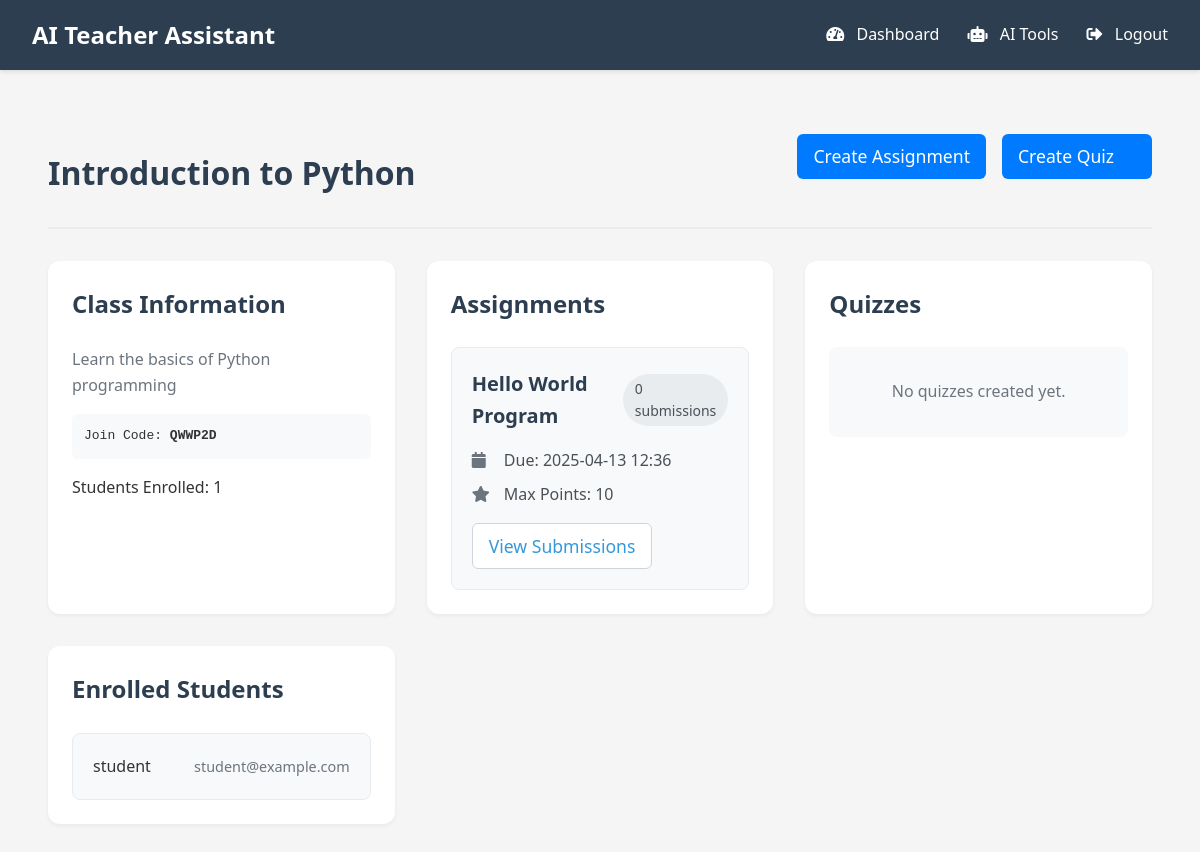
Screenshot of /teacher/class/1 (signed in) with the database file from the repository.
### models.py (models this page shows, shortened)
class Class(db.Model):
    id = db.Column(db.Integer, primary_key=True)
    name = db.Column(db.String(100), nullable=False)
    description = db.Column(db.Text)
    join_code = db.Column(db.String(6), unique=True, nullable=False)
    teacher_id = db.Column(db.Integer, db.ForeignKey('user.id'), nullable=False)
    assignments = db.relationship('Assignment', backref='class_obj', lazy=True)
    quizzes = db.relationship('Quiz', backref='class', lazy=True)

class Assignment(db.Model):
    id = db.Column(db.Integer, primary_key=True)
    title = db.Column(db.String(100), nullable=False)
    description = db.Column(db.Text, nullable=False)
    due_date = db.Column(db.DateTime, nullable=False)
    max_points = db.Column(db.Integer, nullable=False)
    class_id = db.Column(db.Integer, db.ForeignKey('class.id'), nullable=False)
    submissions = db.relationship('Submission', back_populates='assignment', lazy=True)

class User(db.Model, UserMixin):
    id = db.Column(db.Integer, primary_key=True)
    username = db.Column(db.String(100), unique=True, nullable=False)
    email = db.Column(db.String(100), unique=True, nullable=False)
    password_hash = db.Column(db.String(100), nullable=False)
    name = db.Column(db.String(100), nullable=False)
    role = db.Column(db.String(20), nullable=False)  # 'student', 'teacher', or 'admin'
    enrolled_classes = db.relationship('Class', secondary=enrollments, backref=db.backref('students', lazy='dynamic'), lazy='dynamic')
    submissions = db.relationship('Submission', backref='student', lazy=True)
    quiz_attempts = db.relationship('QuizAttempt', backref='student', lazy=True)
    classes_teaching = db.relationship('Class', backref='teacher', lazy=True)
    def is_teacher(self):
        return self.role == 'teacher'
    def is_student(self):
        return self.role == 'student'

### routes/teacher.py (the view)
@teacher.route('/class/<int:class_id>')
@login_required
@teacher_required
def class_details(class_id):
    class_obj = Class.query.get_or_404(class_id)
    if class_obj.teacher_id != current_user.id:
        abort(403)  # Forbidden
    return render_template('teacher/class_details.html',
                         class_obj=class_obj,
                         datetime=datetime)

### app.py (called while the page is built)
def create_app():
    app = Flask(__name__)
    app.config.from_object(Config)
    db.init_app(app)
    migrate = Migrate(app, db)
    login_manager = LoginManager()
    login_manager.login_view = 'auth.login'
    login_manager.init_app(app)
    @login_manager.user_loader
    def load_user(user_id):
        return User.query.get(int(user_id))
    app.register_blueprint(main)
    app.register_blueprint(auth)
    app.register_blueprint(teacher)
    app.register_blueprint(student)
    app.register_blueprint(ai)
    return app

### routes/teacher.py (called while the page is built)
def teacher_required(f):
    @wraps(f)
    def decorated_function(*args, **kwargs):
        if not current_user.is_teacher():
            return "Access denied", 403
        return f(*args, **kwargs)
    return decorated_function

### templates/teacher/class_details.html (shortened to what this page needs)
{% extends "base.html" %} {% block title %}{{ class_obj.name }}{% endblock %} {%
block content %}
<div class="dashboard">
  <div class="dashboard-header">
    <h1>{{ class_obj.name }}</h1>
    <div class="dashboard-actions">
      <a
        href="{{ url_for('teacher.create_assignment', class_id=class_obj.id) }}"
        class="btn-primary"
        >Create Assignment</a
      >
      <a
        href="{{ url_for('teacher.create_quiz', class_id=class_obj.id) }}"
        class="btn-primary"
        >Create Quiz</a
      >
    </div>
  </div>
  <div class="dashboard-content">
    <div class="dashboard-card">
      <h3>Class Information</h3>
      {% if class_obj.description %}
      <p class="class-description">{{ class_obj.description }}</p>
      {% endif %}
      <p class="class-code">
        Join Code: <strong>{{ class_obj.join_code }}</strong>
      </p>
      <p>Students Enrolled: {{ class_obj.students.count() }}</p>
    </div>
    <div class="dashboard-card">
      <h3>Assignments</h3>
      {% if class_obj.assignments %}
      <div class="assignment-list">
        {% for assignment in class_obj.assignments %}
        <div class="assignment-item">
          <div class="item-header">
            <h4>{{ assignment.title }}</h4>
            <span class="submission-count">{{ assignment.submissions|count }} submissions</span>
          </div>
          <div class="item-details">
            <p><i class="fas fa-calendar"></i> Due: {{ assignment.due_date.strftime('%Y-%m-%d %H:%M') }}</p>
            <p><i class="fas fa-star"></i> Max Points: {{ assignment.max_points }}</p>
          </div>
          <div class="item-actions">
            <a href="{{ url_for('teacher.view_submissions', assignment_id=assignment.id) }}" class="btn-secondary">
              View Submissions
            </a>
          </div>
        </div>
        {% endfor %}
      </div>
      {% else %}
      <p class="empty-state">No assignments created yet.</p>
      {% endif %}
    </div>
    <div class="dashboard-card">
      <h3>Quizzes</h3>
      {% if class_obj.quizzes %}
      <div class="quiz-list">
        {% for quiz in class_obj.quizzes %}
        <div class="quiz-item">
          <div class="item-header">
            <h4>{{ quiz.title }}</h4>
            <span class="attempt-count">{{ quiz.attempts|count }} attempts</span>
          </div>
          <div class="item-details">
            <p><i class="fas fa-calendar"></i> Due: {{ quiz.due_date.strftime('%Y-%m-%d %H:%M') }}</p>
            {% if quiz.time_limit %}
            <p><i class="fas fa-clock"></i> Time Limit: {{ quiz.time_limit }} minutes</p>
            {% endif %}
          </div>
          <div class="item-actions">
            <a href="{{ url_for('teacher.add_quiz_questions', class_id=class_obj.id, quiz_id=quiz.id) }}" class="btn-secondary">
              Manage Questions
            </a>
            <a href="{{ url_for('teacher.view_quiz_attempts', quiz_id=quiz.id) }}" class="btn-secondary">
              View Attempts
            </a>
          </div>
        </div>
        {% endfor %}
      </div>
      {% else %}
      <p class="empty-state">No quizzes created yet.</p>
      {% endif %}
    </div>
    <div class="dashboard-card">
      <h3>Enrolled Students</h3>
      {% if class_obj.students.count() > 0 %}
      <div class="student-list">
        {% for student in class_obj.students %}
        <div class="student-item">
          <p class="student-name">{{ student.username }}</p>
          <p class="student-email">{{ student.email }}</p>
        </div>
        {% endfor %}
      </div>
      {% else %}
      <p class="empty-state">No students enrolled yet.</p>
      {% endif %}
    </div>
  </div>
</div>
{% endblock %}

### static/css/style.css (style rules this page uses)
* { margin: 0; padding: 0; box-sizing: border-box; }
body { font-family: "Segoe UI", Tahoma, Geneva, Verdana, sans-serif; line-height: 1.6; background-color: #f5f5f5; color: #333; }
.btn-primary, .btn-secondary { display: inline-block; padding: 0.8rem 1.5rem; border-radius: 6px; text-decoration: none; font-size: 1.1rem; font-weight: bold; transition: all 0.3s ease-in-out; text-align: center; min-width: 150px; }
.btn-primary { background-color: #ff6f61; color: white; }
.btn-secondary { background-color: white; color: #ff6f61; border: 2px solid #ff6f61; }
.dashboard { padding: 2rem; }
.dashboard h1 { color: #2c3e50; margin-bottom: 2rem; }
.dashboard-content { display: grid; grid-template-columns: repeat(auto-fit, minmax(300px, 1fr)); gap: 2rem; }
.dashboard-card { background-color: white; padding: 1.5rem; border-radius: 8px; box-shadow: 0 2px 10px rgba(0, 0, 0, 0.1); transition: transform 0.3s ease-in-out; }
.dashboard-card h3 { color: #2c3e50; margin-bottom: 1rem; }
.dashboard-card a { color: #3498db; text-decoration: none; }
.dashboard-actions { margin-bottom: 2rem; }
.class-code { background-color: #e9ecef; padding: 0.5rem; border-radius: 4px; font-family: monospace; }

### templates/teacher/class_details.html (style rules this page uses)
.dashboard { max-width: 1200px; margin: 0 auto; padding: 2rem; }
.dashboard-header { display: flex; justify-content: space-between; align-items: center; margin-bottom: 2rem; padding-bottom: 1rem; border-bottom: 2px solid #e9ecef; }
.dashboard-header h1 { margin: 0; color: #2c3e50; font-size: 2rem; }
.dashboard-actions { display: flex; gap: 1rem; }
.dashboard-content { display: grid; gap: 2rem; }
.dashboard-card { background: white; border-radius: 12px; padding: 1.5rem; box-shadow: 0 2px 4px rgba(0,0,0,0.05); }
.dashboard-card h3 { color: #2c3e50; margin-top: 0; margin-bottom: 1.5rem; font-size: 1.5rem; }
.class-description { color: #6c757d; margin-bottom: 1rem; }
.class-code { background: #f8f9fa; padding: 0.75rem; border-radius: 6px; margin: 1rem 0; }
.assignment-list, .quiz-list, .student-list { display: grid; gap: 1rem; }
.assignment-item, .quiz-item, .student-item { background: #f8f9fa; border-radius: 8px; padding: 1.25rem; border: 1px solid #e9ecef; transition: transform 0.2s, box-shadow 0.2s; }
.item-header { display: flex; justify-content: space-between; align-items: center; margin-bottom: 1rem; }
.item-header h4 { margin: 0; color: #2c3e50; font-size: 1.25rem; }
.submission-count, .attempt-count { background: #e9ecef; padding: 0.25rem 0.75rem; border-radius: 999px; font-size: 0.875rem; color: #495057; }
.item-details { margin: 1rem 0; }
.item-details p { margin: 0.5rem 0; color: #495057; }
.item-details i { width: 20px; color: #6c757d; margin-right: 0.5rem; }
.item-actions { display: flex; gap: 0.75rem; margin-top: 1rem; }
.btn-primary, .btn-secondary { display: inline-flex; align-items: center; padding: 0.5rem 1rem; border-radius: 6px; font-weight: 500; text-decoration: none; transition: all 0.2s; }
.btn-primary { background: #007bff; color: white; border: none; }
.btn-secondary { background: white; color: #495057; border: 1px solid #ced4da; }
.student-item { display: flex; justify-content: space-between; align-items: center; }
.student-name { font-weight: 500; margin: 0; }
.student-email { color: #6c757d; font-size: 0.9rem; margin: 0; }
.empty-state { color: #6c757d; text-align: center; padding: 2rem; background: #f8f9fa; border-radius: 8px; margin: 0; }

### rows the page displays
Class: name "Introduction to Python", description "Learn the basics of Python programming", join_code "QWWP2D"
Assignment: title "Hello World Program", submissions|count "0", due_date "2025-04-13 12:36", max_points "10"
User: username "student", email "student@example.com"

### other values shown
{{ class_obj.students.count() }} "1"
